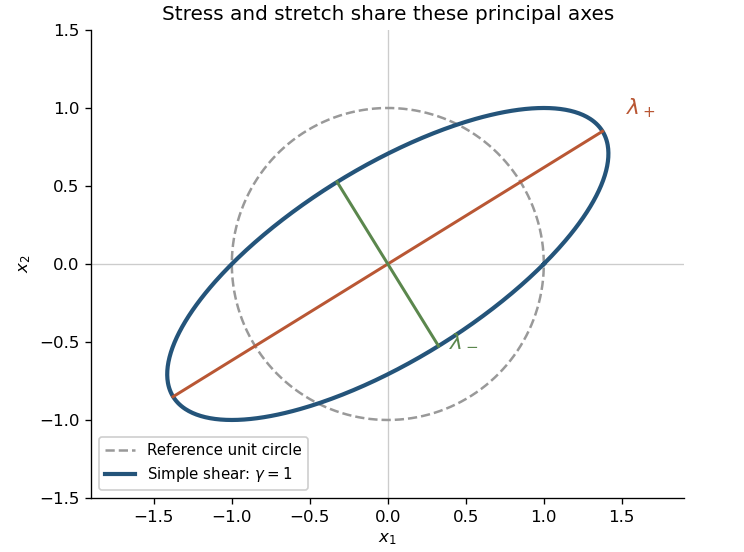

Generate this figure with Python:
"""Principal stretch axes under simple shear; writes opaque PNG to caller CWD.

Uses the repository's Python 3.14 NumPy/Matplotlib environment.
"""
import numpy as np
import matplotlib
matplotlib.use("Agg")
import matplotlib.pyplot as plt

F = np.array([[1., 1.], [0., 1.]])
theta = np.linspace(0, 2*np.pi, 501)
circle = np.vstack((np.cos(theta), np.sin(theta)))
ellipse = F @ circle
values, vectors = np.linalg.eigh(F @ F.T)
fig, ax = plt.subplots(figsize=(6.2, 4.6), layout="constrained", facecolor="white")
ax.plot(*circle, color="#999999", ls="--", lw=1.5, label="Reference unit circle")
ax.plot(*ellipse, color="#24547a", lw=2.5, label=r"Simple shear: $\gamma=1$")
for i, color in [(1, "#b95734"), (0, "#5b874d")]:
    direction = vectors[:, i]
    if direction[0] < 0:
        direction = -direction
    end = np.sqrt(values[i])*direction
    ax.plot([-end[0], end[0]], [-end[1], end[1]], color=color, lw=1.8)
    label = r"$\lambda_+$" if i == 1 else r"$\lambda_-$"
    ax.annotate(label, 1.08*end, xytext=(4, 4), textcoords="offset points",
                color=color, fontsize=13)
ax.axhline(0, color="#cccccc", lw=.8, zorder=0)
ax.axvline(0, color="#cccccc", lw=.8, zorder=0)
ax.set(xlim=(-1.9, 1.9), ylim=(-1.5, 1.5), aspect="equal",
       xlabel=r"$x_1$", ylabel=r"$x_2$",
       title="Stress and stretch share these principal axes")
ax.legend(loc="lower left", fontsize=9, framealpha=.95)
ax.spines[["top", "right"]].set_visible(False)
fig.savefig("paper-76-shear-axes.png", dpi=120, facecolor="white")
plt.close(fig)
